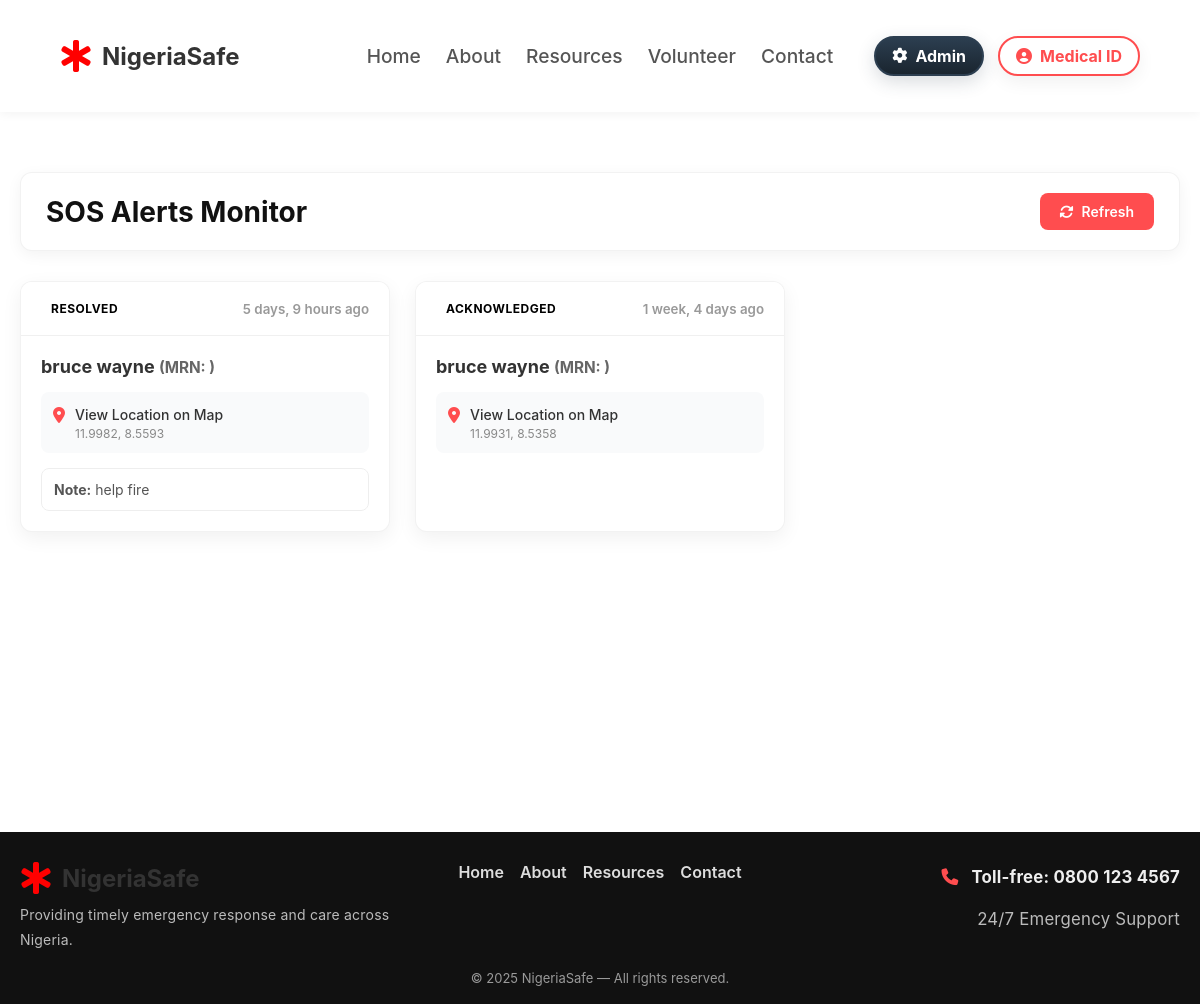
The app's page /sos-monitor/ (signed in), older data.
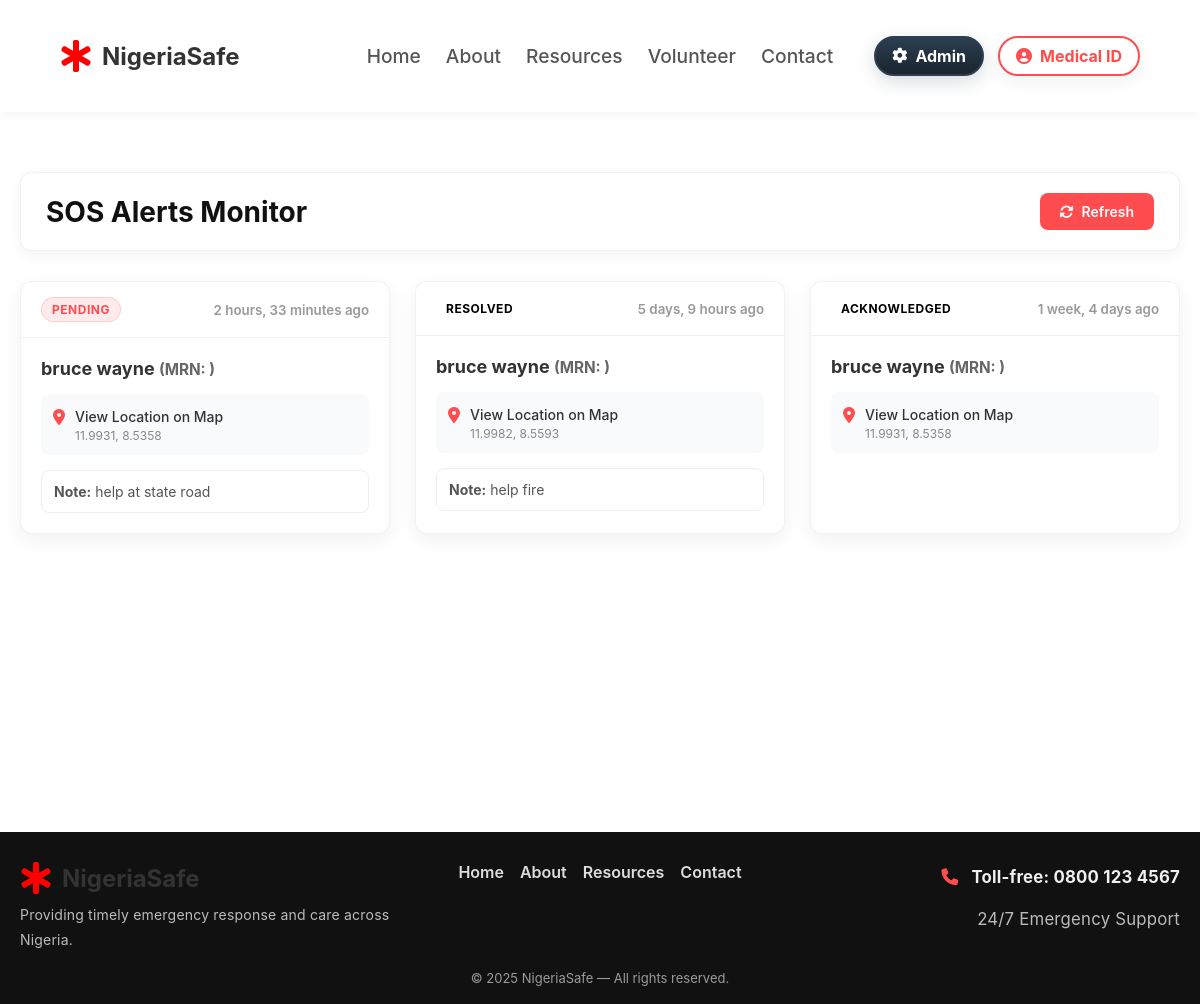
The same page, newer data.
### base/models.py (models this page shows, shortened)
class SOSAlert(models.Model):
    STATUS_PENDING = 'pending'
    STATUS_ACK = 'acknowledged'
    STATUS_RESOLVED = 'resolved'
    STATUS_CHOICES = [
        (STATUS_PENDING, 'Pending'),
        (STATUS_ACK, 'Acknowledged'),
        (STATUS_RESOLVED, 'Resolved'),
    ]
    patient = models.ForeignKey(
        Patient,
        on_delete=models.SET_NULL,
        null=True,
        blank=True,
        related_name='sos_alerts'
    )
    latitude = models.DecimalField(max_digits=10, decimal_places=6)
    longitude = models.DecimalField(max_digits=10, decimal_places=6)
    message = models.TextField(null=True, blank=True)
    phone = models.CharField(max_length=30, null=True, blank=True)
    status = models.CharField(max_length=20, choices=STATUS_CHOICES, default=STATUS_PENDING)
    created_at = models.DateTimeField(auto_now_add=True)
    class Meta:
        ordering = ['-created_at']

class Patient(models.Model):
    user = models.OneToOneField(
        settings.AUTH_USER_MODEL,
        on_delete=models.CASCADE,
        null=True,
        blank=True,
        related_name='patient_profile'
    )
    full_name = models.CharField(max_length=100, null=True, blank=True)
    date_of_birth = models.DateField()
    BLOOD_TYPE_CHOICES = [
        ('A+', 'A+'),
        ('A-', 'A-'),
        ('B+', 'B+'),
        ('B-', 'B-'),
        ('AB+', 'AB+'),
        ('AB-', 'AB-'),
        ('O+', 'O+'),
        ('O-', 'O-'),
    ]
    blood_type = models.CharField(max_length=3, choices=BLOOD_TYPE_CHOICES, null=True, blank=True)
    weight = models.FloatField()
    height = models.FloatField()
    medical_conditions = models.CharField(max_length=255, null=True, blank=True)
    allergies = models.CharField(max_length=255, null=True, blank=True)
    medications = models.CharField(max_length=255, null=True, blank=True)
    address = models.CharField(max_length=255)
    phone_number = models.CharField(max_length=15)
    emergency_contact_name = models.CharField(max_length=60)
    emergency_contact_phone = models.CharField(max_length=15)
    emergency_contact_email = models.EmailField(null=True, blank=True)
    emergency_contact_relationship = models.CharField(max_length=30)
    updated_at = models.DateTimeField(auto_now=True)
    created_at = models.DateTimeField(auto_now_add=True)
    medical_record_number = models.CharField(max_length=20, unique=True, default=generate_medical_record_number, editable=False)

### base/views.py (the view)
# urls.py: path('sos-monitor/', views.sos_monitor, name='sos_monitor'),
@staff_member_required
def sos_monitor(request):
    alerts = SOSAlert.objects.all()[:200]
    return render(request, 'base/sos_monitor.html', {'alerts': alerts})

### base/templates/base/sos_monitor.html (shortened to what this page needs)
{% extends "base/base.html" %}
{% load static %}
{% block content %}
<div class="monitor-container">
  <div class="monitor-header">
    <h1>SOS Alerts Monitor</h1>
    <div class="monitor-controls">
      <a href="." class="monitor-btn monitor-btn-primary">
        <i class="fas fa-sync-alt"></i> Refresh
      </a>
    </div>
  </div>
  <div class="alerts-grid">
    {% for a in alerts %}
    <div class="alert-card">
      <div class="alert-card-header">
        <span class="alert-status {% if a.status == 'pending' %}status-critical{% endif %}">
          {{ a.get_status_display }}
        </span>
        <small style="color: #999; font-weight: 600;">{{ a.created_at|timesince }} ago</small>
      </div>
      <div class="alert-card-body">
        <h3 style="font-size: 18px; margin-bottom: 15px; color: #333;">
          {% if a.patient %}{{ a.patient.full_name }} <span style="font-size: 0.85em; color: #666;">(MRN: {{ a.patient.medical_record_numberer }})</span>{% else %}Anonymous User{% endif %}
        </h3>
        <div class="alert-location">
          <i class="fas fa-map-marker-alt"></i>
          <div style="flex: 1;">
            <a href="https://www.google.com/maps/search/?api=1&query={{ a.latitude }},{{ a.longitude }}" target="_blank" style="color: #333; text-decoration: none; font-weight: 500; font-size: 14px;">
              View Location on Map
            </a>
            <div style="font-size: 12px; color: #888; margin-top: 2px;">
              {{ a.latitude|floatformat:4 }}, {{ a.longitude|floatformat:4 }}
            </div>
          </div>
        </div>
        {% if a.message %}
        <div style="background: #fff; border: 1px solid #eee; padding: 12px; border-radius: 8px; font-size: 14px; color: #555;">
          <strong>Note:</strong> {{ a.message }}
        </div>
        {% endif %}
      </div>
    </div>
    {% empty %}
    <div style="grid-column: 1 / -1; text-align: center; padding: 60px; color: #888;">
      <i class="fas fa-check-circle" style="font-size: 48px; color: #eee; margin-bottom: 20px;"></i>
      <p>No active alerts found.</p>
    </div>
    {% endfor %}
  </div>
</div>
{% endblock %}

### base/templates/base/base.html (shortened to what this page needs)
{% load static %}
<!DOCTYPE html>
<html lang="en">
  <head>
    <link rel="stylesheet" href="{% static 'styles/styles.css' %}" />
    <link
      rel="stylesheet"
      href="https://cdnjs.cloudflare.com/ajax/libs/font-awesome/6.5.1/css/all.min.css"
    />
  </head>
  <body>
    <nav class="navbar">
      <a href="{% url 'base:home' %}" class="logo-link">
        <i class="fa-solid fa-star-of-life" style="color: red; font-size: 2rem;"></i>
        <span class="logo-text">NigeriaSafe</span>
      </a>
      <div class="nav-links">
        <ul>
          <li><a href="{% url 'base:home' %}">Home</a></li>
          <li><a href="{% url 'base:about' %}">About</a></li>
          <li><a href="{% url 'base:resources' %}">Resources</a></li>
          <li><a href="{% url 'base:volunteer' %}">Volunteer</a></li>
          <li><a href="{% url 'base:contact' %}">Contact</a></li>
        </ul>
      </div>
      <div class="nav-actions">
        {% if request.user.is_staff %}
        <a href="{% url 'base:admin_dashboard' %}" class="admin-btn"
          ><i class="fas fa-cog"></i> Admin</a
        >
        {% endif %}
        {% if request.user.is_authenticated %}
        <a href="{% url 'base:medical_id' %}" class="sign-in-btn"
          ><i class="fas fa-user-circle"></i> Medical ID</a
        >
        {% else %}
        <a href="{% url 'base:signin' %}" class="sign-in-btn"
          ><i class="fas fa-user"></i> Sign In</a
        >
        {% endif %}
      </div>
    </nav>
    <main>{% block content %} {% endblock %}</main>
    <footer class="site-footer">
      <div class="footer-inner">
        <div class="footer-left">
          <a href="{% url 'base:home' %}" class="logo-link footer-logo">
            <i class="fa-solid fa-star-of-life" style="color: red; font-size: 2rem;"></i>
            <span class="logo-text">NigeriaSafe</span>
          </a>
          <p class="footer-desc">
            Providing timely emergency response and care across Nigeria.
          </p>
        </div>
        <div class="footer-center">
          <ul class="footer-links">
            <li><a href="{% url 'base:home' %}">Home</a></li>
            <li><a href="{% url 'base:about' %}">About</a></li>
            <li><a href="{% url 'base:resources' %}">Resources</a></li>
            <li><a href="{% url 'base:contact' %}">Contact</a></li>
          </ul>
        </div>
        <div class="footer-right">
          <p class="footer-contact">
            <i class="fas fa-phone"></i>
            <a href="tel:08001234567">Toll-free: 0800 123 4567</a>
          </p>
          <p class="footer-hours">24/7 Emergency Support</p>
        </div>
      </div>
      <div class="footer-bottom">
        &copy; <span id="year">2025</span> NigeriaSafe — All rights reserved.
      </div>
    </footer>
  </body>
</html>

Row changes from the older to the newer data that the page shows:
added SOSAlert: status "PENDING", created_at "2 hours, 33 minutes", patient.full_name "bruce wayne", latitude "11.9931", longitude "8.5358", message "help at state road"
